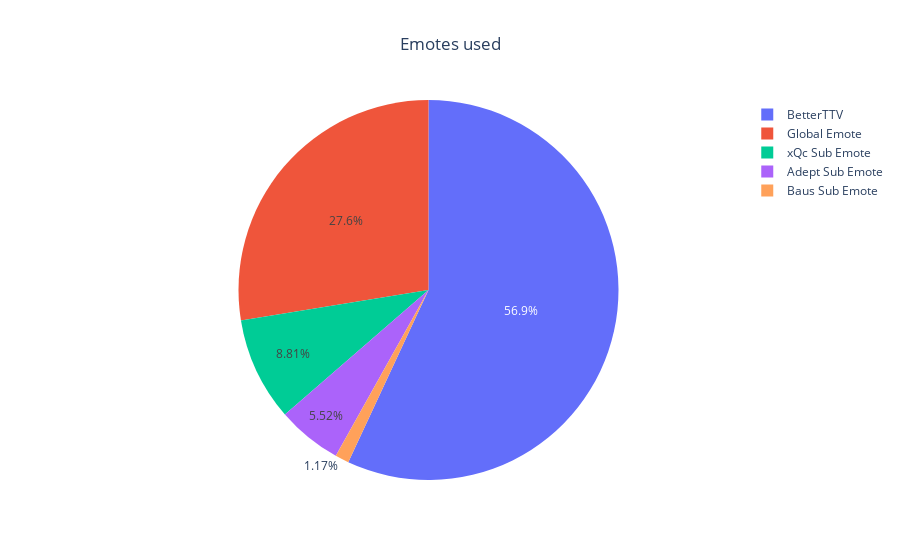

Notebook cell for this chart:
### Code cell
fig = px.pie(df4,values='Amount', names='Source', title='Emotes used')
fig.update_layout(title_x=0.5)

### Figure 1 — Plotly figure (JSON) as saved in the notebook; plotly's stock layout.template omitted (floating-point values rounded to 4 significant figures)
{"data": [{"domain": {"x": [0, 1], "y": [0, 1]}, "hovertemplate": "Source=%{label}<br>Amount=%{value}<extra></extra>", "labels": ["Adept Sub Emote", "Baus Sub Emote", "BetterTTV", "Global Emote", "xQc Sub Emote"], "legendgroup": "", "name": "", "showlegend": true, "type": "pie", "values": [1253, 266, 12918, 6252, 1999]}], "layout": {"legend": {"tracegroupgap": 0}, "title": {"text": "Emotes used", "x": 0.5}}}
